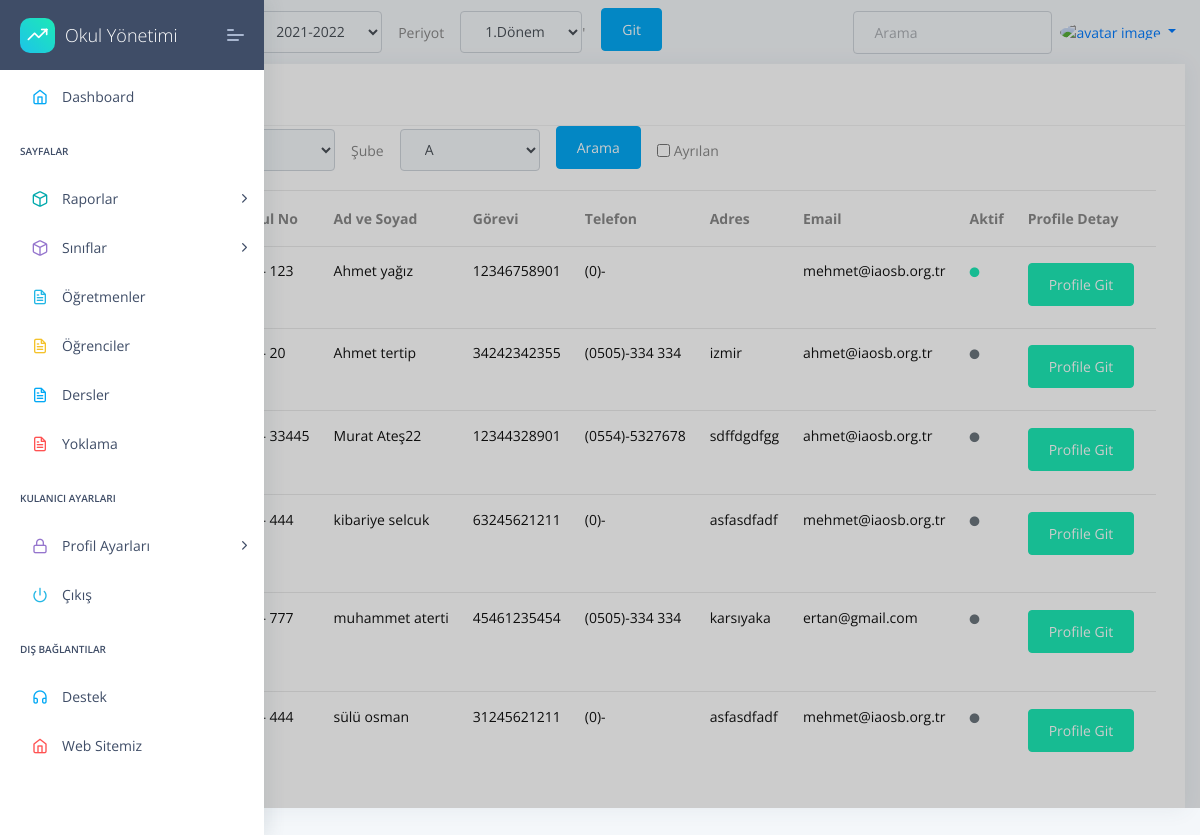
The page /student/list/ on the database its author committed.
### apps/student/models.py (models this page shows, shortened)
class Student(models.Model):
    firstName= models.CharField(max_length=20,default="",unique=False,null=False,blank=False,)
    lastName=models.CharField(max_length=20,unique=False,null=True,blank=True,)
    TC = models.CharField(max_length=11,unique=True,null=False,blank=False,validators=[validateEven])
    phone = models.CharField(validators=[validatePhone], max_length=17,default="0",unique=False,null=True,blank=True,)
    address=models.TextField(unique=False,null=True,blank=True,)
    status=models.BooleanField(unique=False,null=True,blank=True,)
    middleSchool=models.ForeignKey(MiddleSchool,on_delete=models.CASCADE,null=True)
    number=models.IntegerField(unique=False,null=True,blank=True)
    session=models.ForeignKey(Session,on_delete=models.CASCADE,null=True)
    image=models.ImageField(upload_to=upload_location,unique=False,null=True,blank=True,default='images/person.png')
    health=models.TextField(unique=False,null=True,blank=True,)
    HESCode=models.CharField(max_length=12,unique=True,null=True,blank=True,validators=[validateHesCode])
    birtdate=DateField(("Doğum Tarihiniz"), auto_now=False, auto_now_add=False,unique=False,null=True,blank=True,)
    email=models.EmailField()
    genders=(('Kız','Kız'),
              ('Erkek','Erkek'),
              ('Diger','Diğer'),
    )
    gender=CharField(max_length=10 ,choices=genders,unique=False,blank=True,null=True)
    class Meta:
        ordering = ('firstName',)
    """def save(self, *args, **kwargs):

        if '-' not in self.HESCode:
            self.HESCode = '{0}-{1}-{2}'.format(
                 self.HESCode[:4], self.HESCode[4:9], self.HESCode[9:])
        if '-' not in self.phone:
            self.phone = '({0})-{1} {2}'.format(
                 self.phone[:4], self.phone[4:7], self.phone[7:])

        # Continue the model saving
        super(Student, self).save(*args, **kwargs)"""

### apps/student/views.py (the view)
# urls.py: path('list/', views.StudentListView.as_view(),name='student-list'),
class StudentListView(ListView):
    template_name = 'student/std-list.html'
    model = Student
    def get_context_data(self, **kwargs):
        context = super().get_context_data(**kwargs)
        context['classLevels']=ClassLevels.objects.all()
        context['sessions']=Session.objects.all()
        context['periods']=Period.objects.all()
        context['classNames']=ClassNames.objects.all()
        context['media_url'] =settings.MEDIA_URL
        context['all_class_levels']=all_class_levels
        return context
    def get_queryset(self):
        queryset = {"studentlist": StudentList.objects.all()}
        sessionUpdate(self.request)
        session=Session.objects.get(active=True)
        period=Period.objects.get(active=True)
        className = self.request.GET.get("className")
        classLevel = self.request.GET.get("classLevel")
        if className==None:
            className="A"
        if classLevel==None:
            classLevel="9"
        query={}
        query2={}
        if className!="0" and className!=None:
            query['studentlist__className__className__name__contains']=className
            query2['className__className__name__contains']=className
        else:
            query['studentlist__className__className__name__contains']=""
            query2['className__className__name__contains']=""
        if classLevel!="0" and classLevel!=None:
            query['studentlist__className__level__level__contains']=classLevel
            query2['className__level__level__contains']=classLevel
        else:
            query['studentlist__className__level__level__contains']=""
            query2['className__level__level__contains']=""
        if classLevel=="0" and className=="0":
            queryset = {"students": Student.objects.all().distinct(),"studentlist": StudentList.objects.all()}
            return queryset
        else:
            query["studentlist__session__session__contains"]=session
            query["studentlist__periods__period__contains"]=period
            query2["session__session__contains"]=session
            query2["periods__period__contains"]=period
        try:
            queryset = {"students": Student.objects.filter(**query).distinct(),"studentlist": StudentList.objects.filter(**query2)}
        except:
            print("sorgu hatası")
        return queryset

### apps/classes/models.py (called while the page is built)
    def __str__(self):
        return self.level

    def __str__(self):
        return self.name

    def __str__(self):
        return self.level.level+self.className.name

### apps/home/models.py (called while the page is built)
    def __str__(self):
      return self.session

    def __str__(self):
      return self.period

### apps/templates/student/std-list.html (shortened to what this page needs)
{% extends "layouts/base.html" %}
{% block content %}
<div class="col-xl-12 col-md-6 col-sm-3">
    <div class="card ">
        <div class="card-header">
            <h5>Öğrenci Listesi</h5>
        </div>
        {% include  'student/filter.html' %}
        <div class="card-block px-0 py-3">
            <div class="table-responsive">
                <table class="table table-hover">
                    <thead>
                        <tr>
                        <th scope="col">Profil Resmi</th>
                        <th scope="col">Okul No</th>
                          <th scope="col">Ad ve Soyad</th>
                          <th scope="col">Görevi</th>
                          <th scope="col">Telefon</th>
                          <th scope="col">Adres</th>
                          <th scope="col">Email</th>
                          <th scope="col">Aktif</th>
                          <th scope="col">Profile Detay</th>
                        </tr>
                      </thead>
                      <tbody>
                        {% for studentl in object_list.studentlist %}
                        {% for student in studentl.students.all %}
                            <td>
                                <a href="{% url 'student-view' student.id %}">
                                <img class="rounded-circle" style="width:50px;" src="{{media_url}}{{student.image}}" alt="activity-user"></td>
                            <td title="Okul No">
                                <a href="{% url 'student-view' student.id %}">
                                <h6 class="mb-1">{{studentl.className}} - {{student.number}}  </h6>
                                 </a>
                            </td>
                            <td title="Ad Soyad">
                                <a href="{% url 'student-view' student.id %}">
                                <h6 class="mb-1">{{student.firstName}} {{student.lastName}}</h6>
                            </a>
                            </td>
                            <td>
                                <a href="{% url 'student-view' student.id %}">
                                <h6 class="mb-1">{{student.TC}} </h6>
                            </a>
                            </td>
                            <td>
                                <a href="{% url 'student-view' student.id %}">
                                <h6 class="mb-1">{{student.phone}} </h6>
                            </a>
                            </td>
                            <td>
                                <a href="{% url 'student-view' student.id %}">
                                <h6 class="mb-1">{{student.address}}</h6>
                            </a>
                            </td>
                            <td>
                                <a href="{% url 'student-view' student.id %}">
                                <h6 class="mb-1">{{student.email}} </h6>
                            </a>
                            </td>
                            <td>
                                {% if student.status %}
                                <h6 class="text-muted"><i class="fas fa-circle text-c-green f-10 m-r-15"></i></h6>
                                {% else %}
                                <h6 class="text-muted"><i class="fas fa-circle text-c-black f-10 m-r-15"></i></h6>
                                {% endif %}
                            </td>
                            <td>
                                <a href="{% url 'student-view' student.id %}"class="label btn btn-success  f-12">Profile Git</a>
                            </td>
                       {% endfor %}
                        {% endfor %}
                    </tbody>
                </table>
            </div>
        </div>
    </div>
</div>
{% endblock content %}

### rows shown on the page
Student: number "123", firstName "Ahmet", lastName "yağız", TC "12346758901", phone "(0)-", email "mehmet@iaosb.org.tr", status True (drawn)
Student: number "20", firstName "Ahmet", lastName "tertip", TC "34242342355", phone "(0505)-334 334", address "izmir", email "ahmet@iaosb.org.tr"
Student: number "33445", firstName "Murat", lastName "Ateş22", TC "12344328901", phone "(0554)-5327678", address "sdffdgdfgg", email "ahmet@iaosb.org.tr"
Student: number "444", firstName "kibariye", lastName "selcuk", TC "63245621211", phone "(0)-", address "asfasdfadf", email "mehmet@iaosb.org.tr"
Student: number "777", firstName "muhammet", lastName "aterti", TC "45461235454", phone "(0505)-334 334", address "karsıyaka", email "ertan@gmail.com"
Student: number "444", firstName "sülü", lastName "osman", TC "31245621211", phone "(0)-", address "asfasdfadf", email "mehmet@iaosb.org.tr"

### other values the page prints
form field sessionID "2021-2022"
form field periodID "1.Dönem"
form field className "A"
